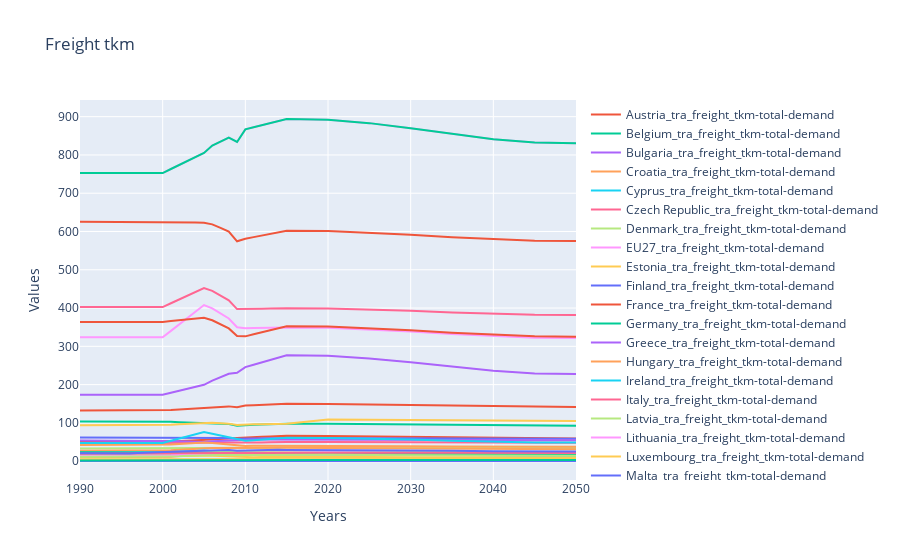

Notebook cell for this chart:
### Code cell
# Plot the datamatrix using datamatrix_plot (defined in DataMatrix class)
dm.datamatrix_plot({'Country': 'all', 'Years': 'all', 'Variables': 'all'}, title = 'Freight tkm')
